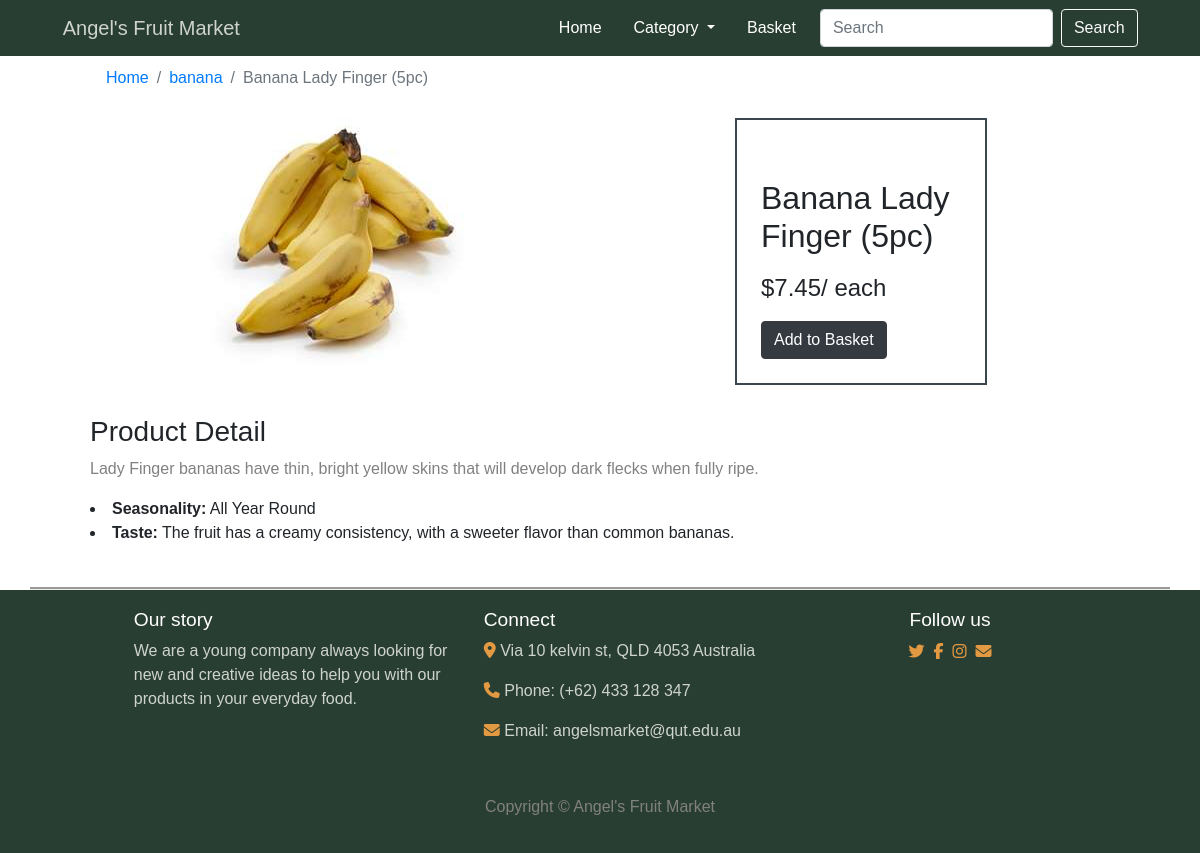
/fruits/4/, run on the app's committed database.
### models.py (models this page shows, shortened)
class Fruit(db.Model):
    __tablename__ = "fruits"
    id = db.Column(db.Integer, primary_key=True)
    category_id = db.Column(db.Integer, db.ForeignKey('categories.id'))
    name = db.Column(db.String(64), unique=True, nullable=False)
    price= db.Column(db.Float, nullable=False)
    description = db.Column(db.String(500), nullable=False)
    image = db.Column(db.String(60), nullable=False)
    seasonality = db.Column(db.String(60), nullable=False)
    taste = db.Column(db.String(500), nullable=False)
    made_from = db.Column(db.String(60), default='grown-in-au-logo.svg')

class Category(db.Model):
    __tablename__ = 'categories'
    id = db.Column(db.Integer, primary_key=True)
    name = db.Column(db.String(64), unique=True, nullable=False)
    description = db.Column(db.String(500), nullable=False)
    fruits = db.relationship('Fruit', backref='Category',
                             cascade="all, delete-orphan")

### views.py (the view)
@bp.route('/fruits/<int:fruitid>/')
def fruitDetail(fruitid):
    fruits = Fruit.query.filter(Fruit.id == fruitid)
    return render_template('fruit.html', fruits=fruits)

### templates/fruit.html (shortened to what this page needs)
{% extends 'base.html'%}
{% block main %}
{% for fruit in fruits%}
<section id="envy-apple">
        <div class="container" style="border-bottom: groove;">
            <nav aria-label="breadcrumb">
                <ol class="breadcrumb ">
                  <li class="breadcrumb-item"><a href="{{ url_for('main.index')}}">Home</a></li>
                  <li class="breadcrumb-item"><a href="{{ url_for('main.index',_anchor=''+fruit.Category.name)}}">{{fruit.Category.name}}</a></li>
                  <li class="breadcrumb-item active" aria-current="page">{{fruit.name}}</li>
                </ol>
              </nav>
            <div class="row">
                <div class=" col-md-6 col-sm-12 ">
                    <img src="{{url_for('static', filename='images/'+fruit.image)}}" alt="envy apple " class="jutify-content-center img-fluid">
                </div>
                <div class="col-md-6 col-sm-12">
                    <div class="envy-apple-card" style="height: auto;">
                        <h2 style="padding-top: 35px;">{{fruit.name}}</h2>
                        <h4>{{ "$%.2f"|format(fruit.price) }}/ each</h4>
                        <form action="{{ url_for('main.order') }}">
                            <input class="btn btn-dark" type="submit" value="Add to Basket">
                        </form>
                    </div>
                </div>
            </div>
            <div class="description text-left">
                <h3>Product Detail</h3>
                <p>{{fruit.description}}</p>
                <li><strong>Seasonality:</strong> {{fruit.seasonality}}</li>
                <li><strong>Taste:</strong> {{fruit.taste}}</li>
            </div>
        </div>
  </section>
{% endfor %}
{% endblock %}

### static/styles.css (style rules this page uses)
body { background-color: #fbf9f1; font-family: 'Noto Sans JP', sans-serif; text-align: center; }
p { color: #818181; }
.container-fluid, .container { padding: 1.5% 5%; }
.breadcrumb { background-color:white ; }
.envy-apple-card { padding: 24px; border: 2px solid #3a474e; text-align: left; width: 252px; margin-left: 120px; margin-right:120px; }
.envy-apple-card h2, .envy-apple-card h4 { padding-bottom: 10px; }
.description { padding-top:3%; }

### templates/fruit.html (style rules this page uses)
section { background-color: white; }

### data on the page
Fruit: Category.name "banana", name "Banana Lady Finger (5pc)", image (picture), price "$7.45", description "Lady Finger bananas have thin, bright yellow skins that will develop dark flecks when fully ripe.", seasonality "All Year Round", taste "The fruit has a creamy consistency, with a sweeter flavor than common bananas."
